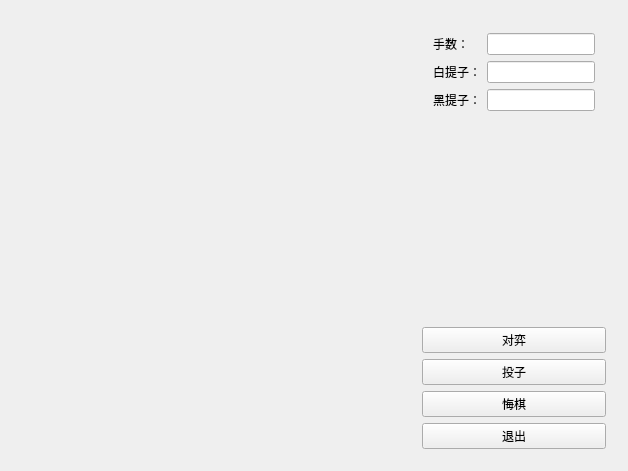
<?xml version="1.0" encoding="UTF-8"?>
<ui version="4.0">
 <class>MainWindow</class>
 <widget class="QMainWindow" name="MainWindow">
  <property name="geometry">
   <rect>
    <x>0</x>
    <y>0</y>
    <width>628</width>
    <height>471</height>
   </rect>
  </property>
  <property name="windowTitle">
   <string>MainWindow</string>
  </property>
  <widget class="QWidget" name="centralWidget">
   <property name="sizePolicy">
    <sizepolicy hsizetype="Preferred" vsizetype="Preferred">
     <horstretch>0</horstretch>
     <verstretch>0</verstretch>
    </sizepolicy>
   </property>
   <property name="mouseTracking">
    <bool>true</bool>
   </property>
   <property name="tabletTracking">
    <bool>true</bool>
   </property>
   <layout class="QHBoxLayout" name="horizontalLayout">
    <item>
     <widget class="QWidget" name="board_widget" native="true">
      <property name="sizePolicy">
       <sizepolicy hsizetype="Expanding" vsizetype="Preferred">
        <horstretch>1</horstretch>
        <verstretch>0</verstretch>
       </sizepolicy>
      </property>
      <property name="mouseTracking">
       <bool>true</bool>
      </property>
      <property name="tabletTracking">
       <bool>true</bool>
      </property>
     </widget>
    </item>
    <item>
     <widget class="QWidget" name="menu_widget" native="true">
      <property name="sizePolicy">
       <sizepolicy hsizetype="Preferred" vsizetype="Preferred">
        <horstretch>0</horstretch>
        <verstretch>0</verstretch>
       </sizepolicy>
      </property>
      <property name="minimumSize">
       <size>
        <width>200</width>
        <height>0</height>
       </size>
      </property>
      <layout class="QVBoxLayout" name="verticalLayout">
       <item>
        <widget class="QWidget" name="widget" native="true">
         <layout class="QFormLayout" name="formLayout">
          <item row="0" column="0">
           <widget class="QLabel" name="label">
            <property name="text">
             <string>手数：</string>
            </property>
           </widget>
          </item>
          <item row="1" column="0">
           <widget class="QLabel" name="label_2">
            <property name="text">
             <string>白提子：</string>
            </property>
           </widget>
          </item>
          <item row="0" column="1">
           <widget class="QLineEdit" name="shoushuEdit">
            <property name="enabled">
             <bool>true</bool>
            </property>
            <property name="readOnly">
             <bool>true</bool>
            </property>
           </widget>
          </item>
          <item row="1" column="1">
           <widget class="QLineEdit" name="baiTiZiEdit">
            <property name="enabled">
             <bool>true</bool>
            </property>
            <property name="readOnly">
             <bool>true</bool>
            </property>
           </widget>
          </item>
          <item row="2" column="0">
           <widget class="QLabel" name="label_3">
            <property name="text">
             <string>黑提子：</string>
            </property>
           </widget>
          </item>
          <item row="2" column="1">
           <widget class="QLineEdit" name="heiTiZiEdit">
            <property name="enabled">
             <bool>true</bool>
            </property>
            <property name="readOnly">
             <bool>true</bool>
            </property>
           </widget>
          </item>
         </layout>
        </widget>
       </item>
       <item>
        <widget class="QPushButton" name="duiyiButton">
         <property name="text">
          <string>对弈</string>
         </property>
        </widget>
       </item>
       <item>
        <widget class="QPushButton" name="touziButton">
         <property name="text">
          <string>投子</string>
         </property>
         <property name="checkable">
          <bool>false</bool>
         </property>
         <property name="checked">
          <bool>false</bool>
         </property>
         <property name="flat">
          <bool>false</bool>
         </property>
        </widget>
       </item>
       <item>
        <widget class="QPushButton" name="huiqiButton">
         <property name="text">
          <string>悔棋</string>
         </property>
        </widget>
       </item>
       <item>
        <widget class="QPushButton" name="exitButton">
         <property name="text">
          <string>退出</string>
         </property>
        </widget>
       </item>
      </layout>
     </widget>
    </item>
   </layout>
  </widget>
  <widget class="QMenuBar" name="menuBar">
   <property name="geometry">
    <rect>
     <x>0</x>
     <y>0</y>
     <width>628</width>
     <height>22</height>
    </rect>
   </property>
  </widget>
 </widget>
 <layoutdefault spacing="6" margin="11"/>
 <resources/>
 <connections/>
</ui>
